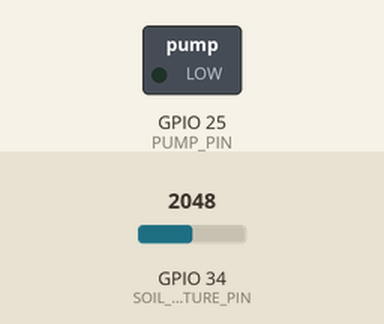
Simulated run of this sketch. Board: ESP32. Shown: switched loads named in the sketch (green lamp = pin HIGH). The test bench sets the inputs (shaded band); at power-on: GPIO 34 (SOIL_MOISTURE_PIN) = 2048. WiFi joins after 1.5 s; servers stay silent unless stated; what the sketch prints to the serial monitor is not drawn.

Above: at 0.1 s.
At 2.3 s:
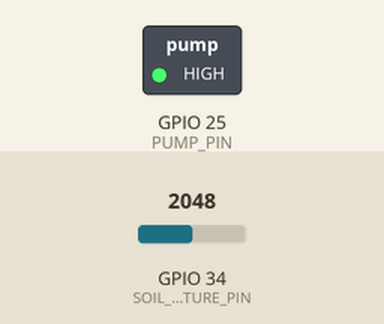
Timing chart, 0 to 3.8 s (numbered marks = the images above):
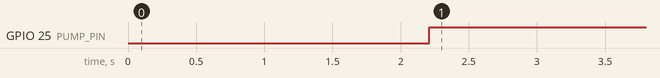

The sketch:

Smart_Irrigation_System.ino
```cpp
#define BLYNK_TEMPLATE_ID "TMPL3rSZmEvT9"
#define BLYNK_TEMPLATE_NAME "Smart Irrigation System"
#define BLYNK_AUTH_TOKEN "dNlUwFISU7QH_oKWyMXfBCCsORnDog8Z"
#define BLYNK_DEFAULT_PORT 8080


#define BLYNK_PRINT Serial
#include <WiFi.h>
#include <BlynkSimpleEsp32.h>

#define SOIL_MOISTURE_PIN 34
#define THRESHOLD_MOISTURE 100
#define PUMP_PIN 25
#define PUMP_SWITCH V6

char auth[] = BLYNK_AUTH_TOKEN;
char ssid[] = "YOUR_WIFI";
char pass[] = "YOUR_PASSWORD";

BlynkTimer timer;
bool isPumpOn = false;

BLYNK_CONNECTED() {
  Serial.println("✅ Blynk Cloud CONNECTED");
}

BLYNK_DISCONNECTED() {
  Serial.println("❌ Blynk Cloud DISCONNECTED");
}

void sendSensorData()
{
  int soilMoisture = analogRead(SOIL_MOISTURE_PIN);
  Serial.print("Soil Moisture Raw: ");
  Serial.println(soilMoisture);

  int soilMoisturePercentage = map(soilMoisture,0,4095,0,100);
  Serial.print("Soil Moisture %: ");
  Serial.println(soilMoisturePercentage);

  if (Blynk.connected()) {
    Serial.println("📤 PUSHING data to Blynk...");
    Blynk.virtualWrite(V5, soilMoisturePercentage);
    Serial.println("✅ PUSH SUCCESS");
  } else {
    Serial.println("❌ PUSH FAILED (Blynk offline)");
  }

  if (isPumpOn || soilMoisturePercentage < THRESHOLD_MOISTURE) {
    digitalWrite(PUMP_PIN, HIGH);

    if (!isPumpOn && Blynk.connected()) {
      Blynk.logEvent("moisture_alert", "Soil moisture is below the threshold!");
      Serial.println("⚠️ Alert SENT");
    }
  } else {
    if (!isPumpOn) digitalWrite(PUMP_PIN, LOW);
  }
}

BLYNK_WRITE(PUMP_SWITCH)
{
  isPumpOn = param.asInt();
  Serial.println(isPumpOn ? "🔘 Pump ON" : "🔘 Pump OFF");
}

void setup()
{
  Serial.begin(115200);   // 🔴 FIX IS HERE
  delay(100);

  pinMode(PUMP_PIN, OUTPUT);

  Serial.println("🔄 Connecting to WiFi...");
  WiFi.begin(ssid, pass);
  while (WiFi.status() != WL_CONNECTED) {
    delay(100);
    Serial.print(".");
  }

  Serial.println("\n✅ WiFi CONNECTED");
  Serial.print("IP: ");
  Serial.println(WiFi.localIP());

  Serial.println("🔄 Connecting to Blynk...");
  Blynk.begin(auth, ssid, pass);

  timer.setInterval(300L, sendSensorData);

  Blynk.virtualWrite(PUMP_SWITCH, isPumpOn);
  Blynk.syncVirtual(PUMP_SWITCH);
}

void loop()
{
  Blynk.run();
  timer.run();
}
```

Measured:
- by itself, GPIO 25 (PUMP_PIN): LOW → HIGH at 2.2 s
